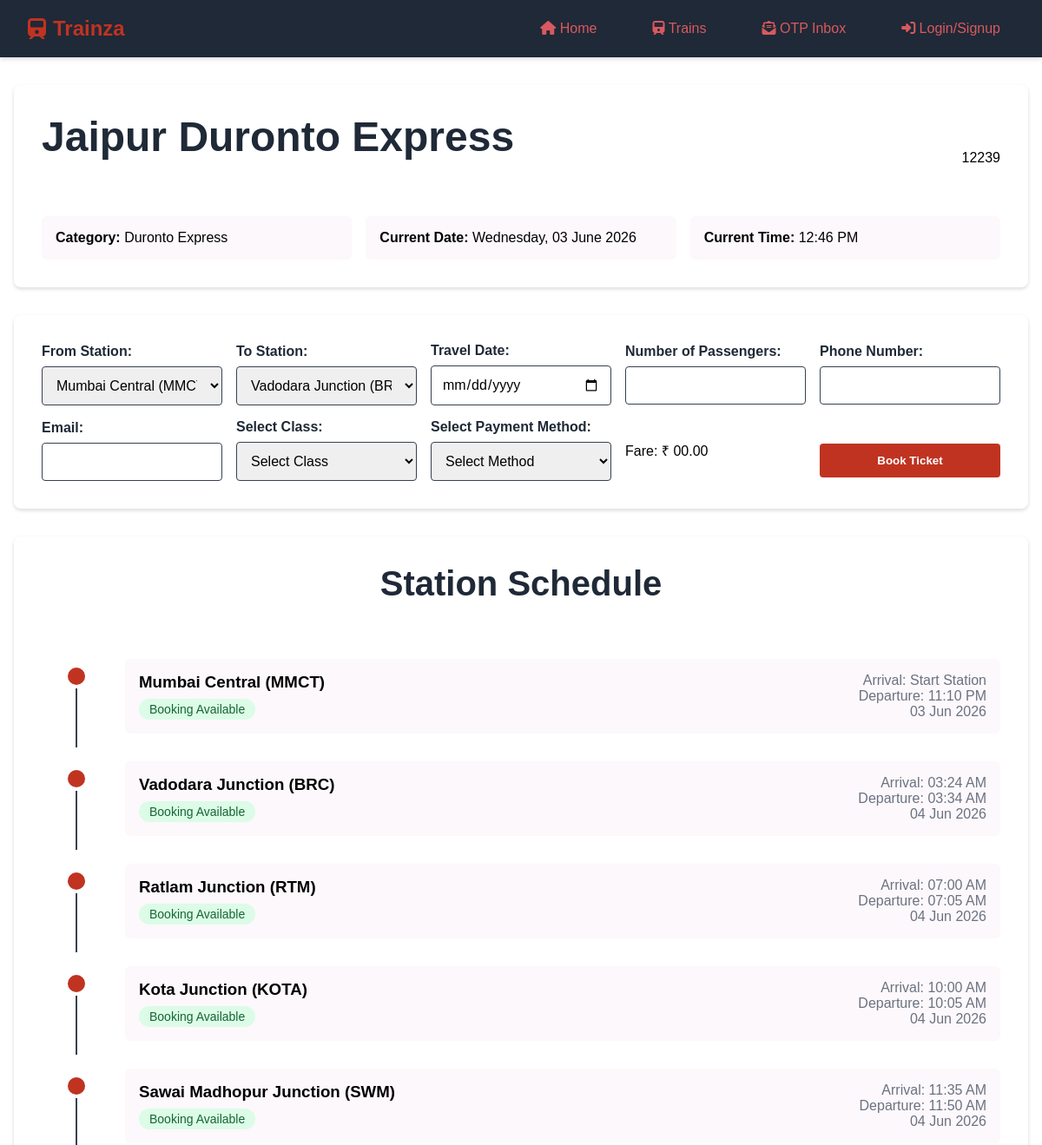
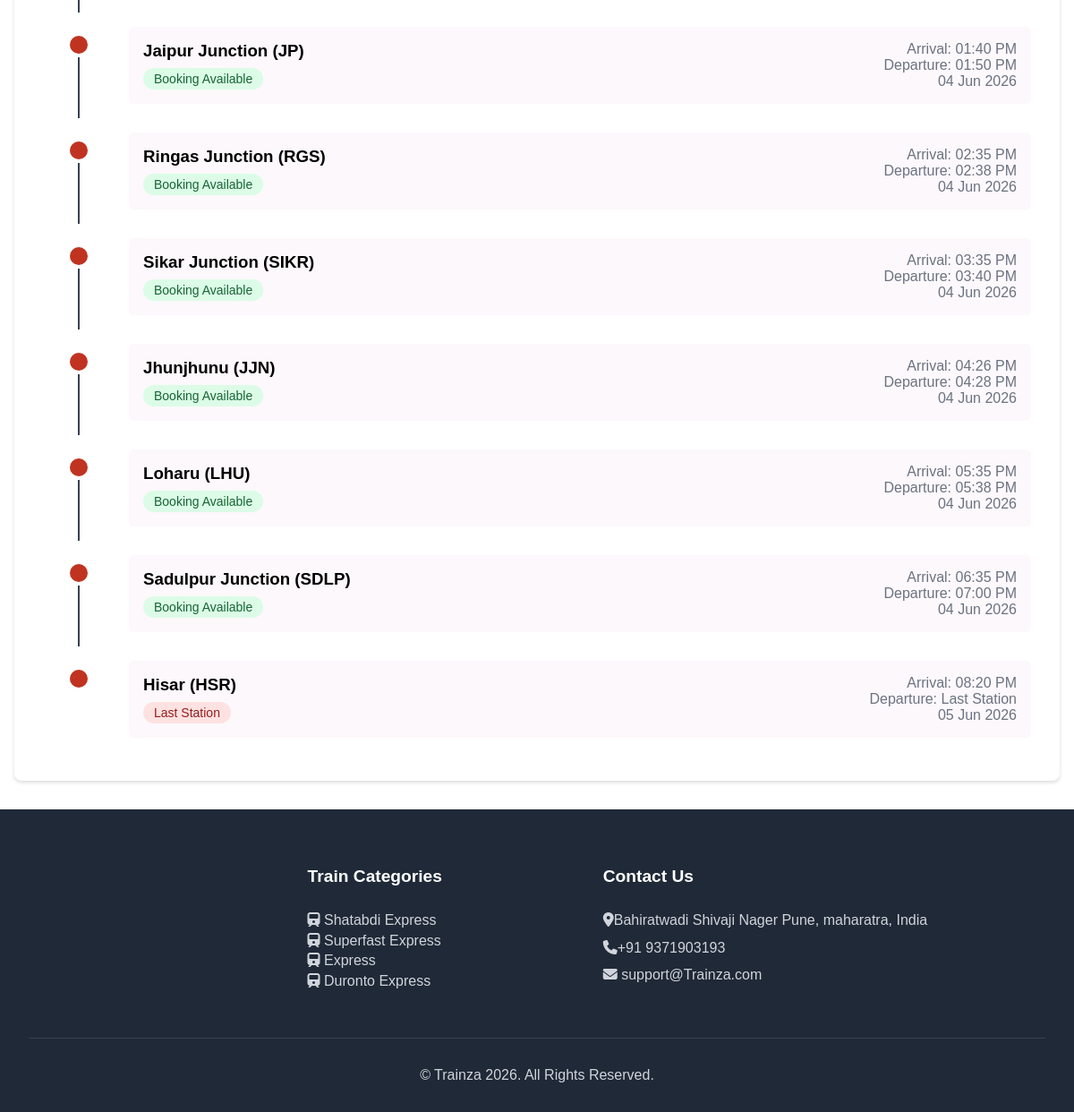
The page /train-details.php?id=9 on the database its author committed (2 pictures, top to bottom).
### tables this page shows
CREATE TABLE `trains` (
  `id` int(11) NOT NULL,
  `train_name` varchar(255) NOT NULL,
  `train_number` varchar(50) NOT NULL,
  `category` varchar(50) DEFAULT NULL
);

CREATE TABLE `train_stations` (
  `id` int(11) NOT NULL,
  `train_id` int(11) NOT NULL,
  `station_name` varchar(255) NOT NULL,
  `arrival_time` time DEFAULT NULL,
  `departure_time` time DEFAULT NULL,
  `stop_order` int(11) NOT NULL
);

### include/_train-details.php (called while the page is built, shortened)
<?php
require_once 'include/db.php';
$trainId = isset($_GET['id']) ? (int)$_GET['id'] : 0;
$currentDate = date("Y-m-d");
$trainQuery = "SELECT * FROM trains WHERE id = ?";
$trainStmt = $conn->prepare($trainQuery);
$trainStmt->bind_param("i", $trainId);
$trainStmt->execute();
$trainResult = $trainStmt->get_result();
$trainDetails = $trainResult->fetch_assoc();
$stationQuery = "SELECT * FROM train_stations WHERE train_id = ? ORDER BY stop_order";
$stationStmt = $conn->prepare($stationQuery);
$stationStmt->bind_param("i", $trainId);
$stationStmt->execute();
$stationsResult = $stationStmt->get_result();
$stations = [];
while ($row = $stationsResult->fetch_assoc()) {
    $stations[] = $row;
}

### train-details.php (the view, shortened to what this page needs)
<?php require 'include/_train-details.php'; ?>
<!DOCTYPE html>
<html lang="en">
<head>
    <link rel="stylesheet" href="https://cdnjs.cloudflare.com/ajax/libs/font-awesome/6.4.0/css/all.min.css">
    <link rel="stylesheet" href="css/global.css">
    <link rel="stylesheet" href="css/train-details.css">
</head>
<body>
    <?php include "include/nav.php" ?>
    <main>
        <section class="train-header">
            <div class="train-title">
                <h1><?= htmlspecialchars($trainDetails['train_name']) ?></h1>
                <span class="train-number"><?= htmlspecialchars($trainDetails['train_number']) ?></span>
            </div>
            <div class="train-info">
                <div class="info-card">
                    <strong>Category:</strong> <?= htmlspecialchars($trainDetails['category']) ?>
                </div>
                <div class="info-card">
                    <strong>Current Date:</strong> <?= date("l, d F Y") ?>
                </div>
                <div class="info-card">
                    <strong>Current Time:</strong> <?= date("h:i A") ?>
                </div>
            </div>
        </section>
        <section class="form-section">
            <form method="POST">
                <div class="form-group">
                    <label for="from_station">From Station:</label>
                    <select name="from_station" id="from_station" required>
                        <?php foreach (array_slice($stations, 0, -1) as $station): ?>
                            <option value="<?= htmlspecialchars($station['station_name']) ?>"> <?= htmlspecialchars($station['station_name']) ?> </option>
                        <?php endforeach; ?>
                    </select>
                </div>
                <div class="form-group">
                    <label for="to_station">To Station:</label>
                    <select name="to_station" id="to_station" required>
                        <?php foreach (array_slice($stations, 1) as $station): ?>
                            <option value="<?= htmlspecialchars($station['station_name']) ?>">
                                <?= htmlspecialchars($station['station_name']) ?>
                            </option>
                        <?php endforeach; ?>
                    </select>
                </div>
                <div class="form-group">
                    <label for="travel_date">Travel Date:</label>
                    <input type="date" name="travel_date" id="travel_date" min="<?= $currentDate ?>" required>
                </div>
                <div class="form-group">
                    <label for="passengers_count">Number of Passengers:</label>
                    <input type="number" name="passengers_count" id="passengers_count" min="1" required>
                </div>
                <div class="form-group">
                    <label for="phone_number">Phone Number:</label>
                    <input type="text" name="phone_number" id="phone_number" required>
                </div>
                <div class="form-group">
                    <label for="email">Email:</label>
                    <input type="email" name="email" id="email" required>
                </div>
                <div class="form-group">
                    <label for="class" class="form-label">Select Class:</label>
                    <select name="class" id="class" class="form-select" required>
                        <option value="" disabled selected>Select Class</option>
                    </select>
                </div>
                <div class="form-group">
                    <label for="payment_method" class="form-label">Select Payment Method:</label>
                    <select name="payment_method" id="payment_method" class="form-select" required>
                        <option value="" disabled selected>Select Method</option>
                    </select>
                </div>
                <div class="form-group">
                    <span id="fareDisplay">Fare: ₹ 00.00</span>
                </div>
                <div class="form-group">
                    <button class="action-btn"
                        <?php echo isset($_SESSION['user_id']) ? 'type="submit"' : 'onclick="loginRedirect()"' ?>>
                        Book Ticket
                    </button>
                </div>
            </form>
        </section>
        <section class="station-timeline">
            <h2>Station Schedule</h2>
            <?php
            $prevDate = $currentDate;
            $totalStations = count($stations);
            $currentIndex = 0;
            $prevDepartureTime = null;
            foreach ($stations as $station):
                $currentIndex++;
                $arrivalTime = strtotime($station['arrival_time']);
                $departureTime = strtotime($station['departure_time']);
                if ($prevDepartureTime !== null && $arrivalTime < $prevDepartureTime) {
                    $prevDate = date('Y-m-d', strtotime($prevDate . ' +1 day'));
                }
                if ($departureTime < $arrivalTime) {
                    $prevDate = date('Y-m-d', strtotime($prevDate . ' +1 day'));
                }
                $canBook = ($currentIndex < $totalStations) && (strtotime($prevDate . ' ' . $station['departure_time']) > time());
                $prevDepartureTime = $departureTime;
            ?>
                <div class="timeline-item">
                    <div class="station-dot"></div>
                    <div class="station-info">
                        <div>
                            <h3><?= htmlspecialchars($station['station_name']) ?></h3>
                            <span class="booking-status
            <?= $currentIndex == $totalStations ? 'status-unavailable' : ($canBook ? 'status-available' : 'status-unavailable') ?>">
                                <?= $currentIndex == $totalStations ? 'Last Station' : ($canBook ? 'Booking Available' : 'Train Departed') ?>
                            </span>
                        </div>
                        <div class="time-info">
                            <div>Arrival: <?= $arrivalTime ? date('h:i A', $arrivalTime) : 'Start Station' ?></div>
                            <div>Departure: <?= $departureTime ? date('h:i A', $departureTime) : 'Last Station' ?></div>
                            <div>
                                <?= date('d M Y', strtotime($prevDate)) ?>
                            </div>
                        </div>
                    </div>
                </div>
            <?php endforeach; ?>
    </main>
    <?php include "include/footer.php" ?>
</body>
</html>

### css/global.css (style rules this page uses)
:root { --primary-color: #c03321; --primary-hover: #dd3636; --primary-light: #eaf0f6; --text-color: #d9595e; --text-dark: #1f2937; --text-light: #6b7280; --bg-light: #fcf8fb; --bg-dark: #1f2937; --bg-white: #fff; --border-color: #374151; --shadow-color: rgba(0, 0, 0, 0.144); --shadow-hover: rgba(0, 0, 0, 0.15); --hero-overlay: rgba(0, 0, 0, 0.66); --shadow-primary: rgba(37, 99, 235, 0.2); --shadow-primary-hover: rgba(37, 99, 235, 0.3); }
* { margin: 0; padding: 0; box-sizing: border-box; font-family: "Arial", sans-serif; }
main { max-width: 1200px; margin: 2rem auto; padding: 0 1rem; }
h1 { font-size: 3rem; }
.form-section { background: var(--bg-white); padding: 2rem; border-radius: 8px; box-shadow: 0 2px 4px var(--shadow-color); margin-bottom: 2rem; }
form { display: grid; grid-template-columns: repeat(auto-fit, minmax(200px, 1fr)); gap: 1rem; }
.form-group { display: flex; flex-direction: column; gap: 0.5rem; justify-content: center; }
.form-group label { font-weight: 600; color: var(--text-dark); }
.form-group input, .form-group select { padding: 0.75rem; border: 1px solid var(--border-color); border-radius: 4px; font-size: 1rem; }
.action-btn { background: var(--primary-color); color: white; padding: 0.75rem 1.5rem; border: none; border-radius: 4px; cursor: pointer; font-weight: 600; transition: all 0.3s; margin-top: 1.5rem; }

### css/train-details.css (style rules this page uses)
.train-header { background: var(--bg-white); padding: 2rem; border-radius: 8px; box-shadow: 0 2px 4px var(--shadow-color); margin-bottom: 2rem; }
.train-title { display: flex; justify-content: space-between; align-items: center; margin-bottom: 1rem; }
.train-info { display: grid; grid-template-columns: repeat(auto-fit, minmax(200px, 1fr)); gap: 1rem; margin-top: 1rem; }
.info-card { background: var(--bg-light); padding: 1rem; border-radius: 6px; }
.station-timeline { background: var(--bg-white); padding: 2rem; border-radius: 8px; box-shadow: 0 2px 4px var(--shadow-color); margin-bottom: 2rem; }
.timeline-item { display: grid; grid-template-columns: 80px 1fr; gap: 1rem; padding: 1rem 0; position: relative; }
.timeline-item:not(:last-child)::after { content: ''; position: absolute; left: 39px; top: 50px; bottom: 0; width: 2px; background: var(--border-color); }
.station-dot { width: 20px; height: 20px; background: var(--primary-color); border-radius: 50%; margin: 10px auto; }
.station-info { display: flex; justify-content: space-between; align-items: start; background: var(--bg-light); padding: 1rem; border-radius: 6px; }
.time-info { text-align: right; color: var(--text-light); }
.booking-status { display: inline-block; padding: 0.25rem 0.75rem; border-radius: 20px; font-size: 0.875rem; margin-top: 0.5rem; }
.status-available { background: #dcfce7; color: #166534; }
.status-unavailable { background: #fee2e2; color: #991b1b; }

### rows shown on the page
trains: train_name "Jaipur Duronto Express", train_number "12239", category "Duronto Express"
train_stations: station_name "Mumbai Central (MMCT)", shows "Booking Available", shows "Start Station", departure_time "11:10 PM"
train_stations: station_name "Vadodara Junction (BRC)", shows "Booking Available", arrival_time "03:24 AM", departure_time "03:34 AM", prevDate "04 Jun 2026"
train_stations: station_name "Ratlam Junction (RTM)", shows "Booking Available", arrival_time "07:00 AM", departure_time "07:05 AM", prevDate "04 Jun 2026"
train_stations: station_name "Kota Junction (KOTA)", shows "Booking Available", arrival_time "10:00 AM", departure_time "10:05 AM", prevDate "04 Jun 2026"
train_stations: station_name "Sawai Madhopur Junction (SWM)", shows "Booking Available", arrival_time "11:35 AM", departure_time "11:50 AM", prevDate "04 Jun 2026"
train_stations: station_name "Jaipur Junction (JP)", shows "Booking Available", arrival_time "01:40 PM", departure_time "01:50 PM", prevDate "04 Jun 2026"
train_stations: station_name "Ringas Junction (RGS)", shows "Booking Available", arrival_time "02:35 PM", departure_time "02:38 PM", prevDate "04 Jun 2026"
train_stations: station_name "Sikar Junction (SIKR)", shows "Booking Available", arrival_time "03:35 PM", departure_time "03:40 PM", prevDate "04 Jun 2026"
train_stations: station_name "Jhunjhunu (JJN)", shows "Booking Available", arrival_time "04:26 PM", departure_time "04:28 PM", prevDate "04 Jun 2026"
train_stations: station_name "Loharu (LHU)", shows "Booking Available", arrival_time "05:35 PM", departure_time "05:38 PM", prevDate "04 Jun 2026"
train_stations: station_name "Sadulpur Junction (SDLP)", shows "Booking Available", arrival_time "06:35 PM", departure_time "07:00 PM", prevDate "04 Jun 2026"
train_stations: station_name "Hisar (HSR)", shows "Last Station", arrival_time "08:20 PM", prevDate "05 Jun 2026"

### other values the page prints
$category "Shatabdi Express"
$category "Superfast Express"
$category "Express"
$category "Duronto Express"
form field from_station "Mumbai Central (MMCT)"
